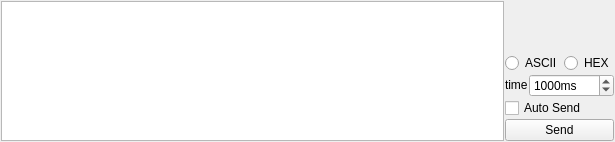
<?xml version="1.0" encoding="UTF-8"?>
<ui version="4.0">
 <class>CommandWindow</class>
 <widget class="QWidget" name="CommandWindow">
  <property name="geometry">
   <rect>
    <x>0</x>
    <y>0</y>
    <width>615</width>
    <height>142</height>
   </rect>
  </property>
  <property name="windowTitle">
   <string/>
  </property>
  <layout class="QHBoxLayout" name="horizontalLayout_3">
   <property name="spacing">
    <number>1</number>
   </property>
   <property name="leftMargin">
    <number>1</number>
   </property>
   <property name="topMargin">
    <number>1</number>
   </property>
   <property name="rightMargin">
    <number>1</number>
   </property>
   <property name="bottomMargin">
    <number>1</number>
   </property>
   <item>
    <widget class="QPlainTextEdit" name="commandPlainEdit">
     <property name="plainText">
      <string/>
     </property>
     <property name="placeholderText">
      <string>Send commands to active session</string>
     </property>
    </widget>
   </item>
   <item>
    <layout class="QVBoxLayout" name="verticalLayout">
     <property name="spacing">
      <number>1</number>
     </property>
     <item>
      <spacer name="verticalSpacer">
       <property name="orientation">
        <enum>Qt::Vertical</enum>
       </property>
       <property name="sizeHint" stdset="0">
        <size>
         <width>20</width>
         <height>40</height>
        </size>
       </property>
      </spacer>
     </item>
     <item>
      <layout class="QHBoxLayout" name="horizontalLayout_2">
       <property name="spacing">
        <number>2</number>
       </property>
       <item>
        <widget class="QRadioButton" name="asciiRadioButton">
         <property name="sizePolicy">
          <sizepolicy hsizetype="Minimum" vsizetype="Fixed">
           <horstretch>0</horstretch>
           <verstretch>0</verstretch>
          </sizepolicy>
         </property>
         <property name="text">
          <string>ASCII</string>
         </property>
        </widget>
       </item>
       <item>
        <widget class="QRadioButton" name="hexRadioButton">
         <property name="sizePolicy">
          <sizepolicy hsizetype="Minimum" vsizetype="Fixed">
           <horstretch>0</horstretch>
           <verstretch>0</verstretch>
          </sizepolicy>
         </property>
         <property name="text">
          <string>HEX</string>
         </property>
        </widget>
       </item>
      </layout>
     </item>
     <item>
      <layout class="QHBoxLayout" name="horizontalLayout">
       <property name="spacing">
        <number>1</number>
       </property>
       <item>
        <widget class="QLabel" name="label">
         <property name="sizePolicy">
          <sizepolicy hsizetype="Fixed" vsizetype="Fixed">
           <horstretch>0</horstretch>
           <verstretch>0</verstretch>
          </sizepolicy>
         </property>
         <property name="text">
          <string>time</string>
         </property>
        </widget>
       </item>
       <item>
        <widget class="QSpinBox" name="autoSendIntervalSpinBox">
         <property name="sizePolicy">
          <sizepolicy hsizetype="Minimum" vsizetype="Fixed">
           <horstretch>0</horstretch>
           <verstretch>0</verstretch>
          </sizepolicy>
         </property>
         <property name="suffix">
          <string>ms</string>
         </property>
         <property name="prefix">
          <string/>
         </property>
         <property name="maximum">
          <number>999999999</number>
         </property>
         <property name="value">
          <number>1000</number>
         </property>
        </widget>
       </item>
      </layout>
     </item>
     <item>
      <widget class="QCheckBox" name="autoSendCheckBox">
       <property name="text">
        <string>Auto Send</string>
       </property>
      </widget>
     </item>
     <item>
      <widget class="QPushButton" name="sendPushButton">
       <property name="text">
        <string>Send</string>
       </property>
      </widget>
     </item>
    </layout>
   </item>
  </layout>
 </widget>
 <resources/>
 <connections/>
</ui>
